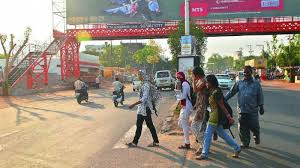
#> input picture dataset/pedestrian/pic_004.jpg, 300 x 168 px; its folder holds 4 pictures in this run
$ jupyter execute --allow-errors 3.4_SVM_c.ipynb
#> lines starting #> are read from the running program, lines starting #| are printed output that depends on the picture
<a href="https://maestriasydiplomados.tec.mx/posgrados/maestria-en-inteligencia-artificial-aplicada"></a>
<h1> <div align="center"> Dr. David Antonio-Torres</div> </h1>

# DETECCION DE PEATONES CON HOG Y SVM
### www.gti.ssr.upm.es/data/Vehicle_database.html

# Se cargan las bibliotecas necesarias

[cell 1]
import matplotlib.image as mpimg
import matplotlib.pyplot as plt
import numpy as np
import seaborn as sns
import cv2
from skimage.feature import hog

# Se importan los dos datasets

### https://docs.python.org/3/library/glob.html  Cambiar link

[cell 2]
import glob
pedestrian = glob.glob("dataset/pedestrian/*.jpg")
no_pedestrian = glob.glob("dataset/no-pedestrian/*.jpg")

[cell 3]
len(pedestrian)

[cell 4]
len(no_pedestrian)

# Se muestra una imagen con peatón

#> (a cell that did not finish here is left out)

# Para fines de demostración se calcula el HOG de la imagen

#> (a cell that did not finish here is left out)

#> (a cell that did not finish here is left out)

#> (a cell that did not finish here is left out)

#> (a cell that did not finish here is left out)

#> (a cell that did not finish here is left out)

# Se extraen las features del HOG para ambos tipos de datos

[cell 11]
pedestrian_hog_accum = []

for i in pedestrian:
    img_color = mpimg.imread(i)
#> img_color is the input picture: shape (168, 300, 3); mean R, G, B 149.8, 136.9, 124
    img_gray = cv2.cvtColor(img_color,cv2.COLOR_BGR2GRAY)
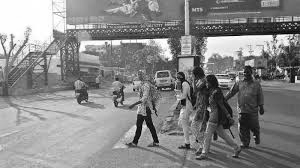
#> img_gray: shape (168, 300); min 0, max 255, mean 134.5

    pedestrian_hog_feature, pedestrian_hog_img = hog(img_gray,
                                               orientations = 11,
                                               pixels_per_cell = (16,16),
                                               cells_per_block = (2,2),
                                               transform_sqrt = False,
                                               visualize = True,
                                               feature_vector = True)
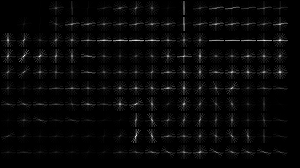
#> pedestrian_hog_img: shape (168, 300) float64; min 0, max 50.21, mean 1.6; drawn with min black and max white
#> pedestrian_hog_feature = 6732 values, max 0.409 at index 2073, min 0 at index 0, mean 0.131

    pedestrian_hog_accum.append(pedestrian_hog_feature)
#> pass 2 of the loop `for i in pedestrian:`:
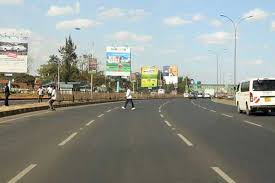
#> input picture dataset/pedestrian/pic_006.jpg, 275 x 183 px
#> img_color is the input picture: shape (183, 275, 3); mean R, G, B 143.4, 148.2, 141.6
#> `img_gray = cv2.cvtColor(img_color,cv2.COLOR_BGR2GRAY)`:
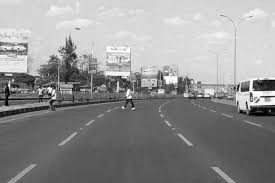
#> img_gray: shape (183, 275); min 0, max 255, mean 145.6
#> `pedestrian_hog_feature, pedestrian_hog_img = hog(img_gray, orientation..`:
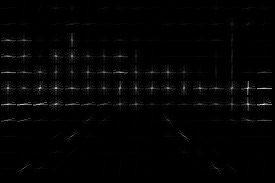
#> pedestrian_hog_img: shape (183, 275) float64; min 0, max 59.43, mean 0.9; drawn with min black and max white
#> pedestrian_hog_feature = 7040 values, max 0.548 at index 5441, min 0 at index 10, mean 0.117
#> pass 3 of the loop `for i in pedestrian:`:
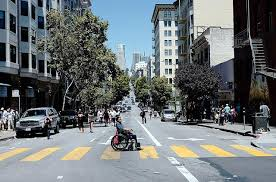
#> input picture dataset/pedestrian/pic_010.jpg, 276 x 182 px
#> img_color is the input picture: shape (182, 276, 3); mean R, G, B 108.5, 115, 117.5
#> `img_gray = cv2.cvtColor(img_color,cv2.COLOR_BGR2GRAY)`:
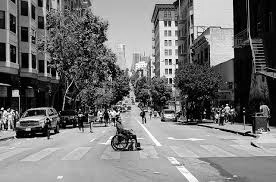
#> img_gray: shape (182, 276); min 0, max 255, mean 115
#> `pedestrian_hog_feature, pedestrian_hog_img = hog(img_gray, orientation..`:
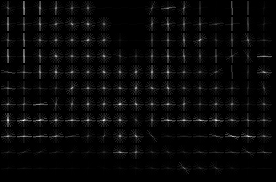
#> pedestrian_hog_img: shape (182, 276) float64; min 0, max 67.15, mean 2.3; drawn with min black and max white
#> pedestrian_hog_feature = 7040 values, max 0.457 at index 313, min 0 at index 279, mean 0.129
#> the loop made 4 passes; the first 3 are shown

[cell 12]
# Ajustar dimensiones de los arrays en pedestrian_hog_accum
min_shape = min(arr.shape[0] for arr in pedestrian_hog_accum)
pedestrian_hog_accum_adjusted = [arr[:min_shape] for arr in pedestrian_hog_accum]

# Realizar la concatenación vertical
X_pedestrian = np.vstack(pedestrian_hog_accum_adjusted).astype(np.float64)
y_pedestrian = np.ones(len(X_pedestrian))

[cell 13]
X_pedestrian.shape
#> Out = (4, 6732)

[cell 14]
y_pedestrian.shape
#> Out = (4,)
